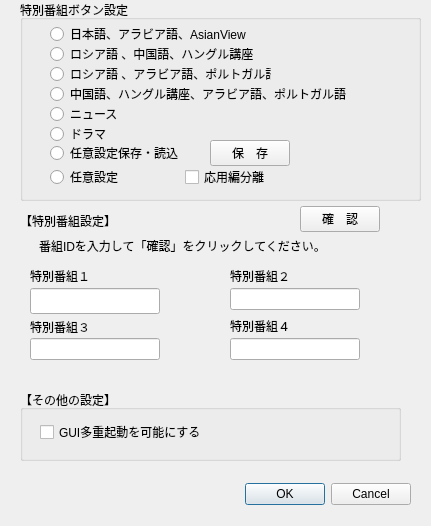
<?xml version="1.0" encoding="UTF-8"?>
<ui version="4.0">
 <class>Settingsdialog</class>
 <widget class="QDialog" name="Settingsdialog">
  <property name="geometry">
   <rect>
    <x>0</x>
    <y>0</y>
    <width>431</width>
    <height>526</height>
   </rect>
  </property>
  <property name="windowTitle">
   <string>特別番組・その他の設定</string>
  </property>
  <widget class="QDialogButtonBox" name="buttonBox">
   <property name="geometry">
    <rect>
     <x>110</x>
     <y>478</y>
     <width>301</width>
     <height>32</height>
    </rect>
   </property>
   <property name="orientation">
    <enum>Qt::Horizontal</enum>
   </property>
   <property name="standardButtons">
    <set>QDialogButtonBox::Cancel|QDialogButtonBox::Ok</set>
   </property>
  </widget>
  <widget class="QLineEdit" name="edit1">
   <property name="geometry">
    <rect>
     <x>30</x>
     <y>288</y>
     <width>130</width>
     <height>26</height>
    </rect>
   </property>
  </widget>
  <widget class="QLabel" name="label">
   <property name="geometry">
    <rect>
     <x>20</x>
     <y>210</y>
     <width>141</width>
     <height>21</height>
    </rect>
   </property>
   <property name="text">
    <string>【特別番組設定】</string>
   </property>
  </widget>
  <widget class="QLineEdit" name="edit2">
   <property name="geometry">
    <rect>
     <x>230</x>
     <y>288</y>
     <width>130</width>
     <height>22</height>
    </rect>
   </property>
  </widget>
  <widget class="QLineEdit" name="edit3">
   <property name="geometry">
    <rect>
     <x>30</x>
     <y>338</y>
     <width>130</width>
     <height>22</height>
    </rect>
   </property>
  </widget>
  <widget class="QLineEdit" name="edit4">
   <property name="geometry">
    <rect>
     <x>230</x>
     <y>338</y>
     <width>130</width>
     <height>22</height>
    </rect>
   </property>
  </widget>
  <widget class="QLabel" name="label_2">
   <property name="geometry">
    <rect>
     <x>30</x>
     <y>268</y>
     <width>191</width>
     <height>16</height>
    </rect>
   </property>
   <property name="text">
    <string>特別番組１</string>
   </property>
  </widget>
  <widget class="QLabel" name="label_3">
   <property name="geometry">
    <rect>
     <x>230</x>
     <y>268</y>
     <width>181</width>
     <height>16</height>
    </rect>
   </property>
   <property name="text">
    <string>特別番組２</string>
   </property>
  </widget>
  <widget class="QLabel" name="label_4">
   <property name="geometry">
    <rect>
     <x>30</x>
     <y>318</y>
     <width>191</width>
     <height>18</height>
    </rect>
   </property>
   <property name="text">
    <string>特別番組３</string>
   </property>
  </widget>
  <widget class="QLabel" name="label_5">
   <property name="geometry">
    <rect>
     <x>230</x>
     <y>318</y>
     <width>181</width>
     <height>16</height>
    </rect>
   </property>
   <property name="text">
    <string>特別番組４</string>
   </property>
  </widget>
  <widget class="QGroupBox" name="groupBox">
   <property name="geometry">
    <rect>
     <x>20</x>
     <y>0</y>
     <width>401</width>
     <height>201</height>
    </rect>
   </property>
   <property name="title">
    <string>特別番組ボタン設定</string>
   </property>
   <widget class="QRadioButton" name="radioButton_1">
    <property name="geometry">
     <rect>
      <x>30</x>
      <y>42</y>
      <width>231</width>
      <height>24</height>
     </rect>
    </property>
    <property name="text">
     <string>ロシア語 、中国語、ハングル講座</string>
    </property>
   </widget>
   <widget class="QRadioButton" name="radioButton_2">
    <property name="geometry">
     <rect>
      <x>30</x>
      <y>62</y>
      <width>221</width>
      <height>24</height>
     </rect>
    </property>
    <property name="text">
     <string>ロシア語 、アラビア語、ポルトガル語</string>
    </property>
   </widget>
   <widget class="QRadioButton" name="radioButton_9">
    <property name="geometry">
     <rect>
      <x>30</x>
      <y>165</y>
      <width>96</width>
      <height>24</height>
     </rect>
    </property>
    <property name="text">
     <string>任意設定</string>
    </property>
   </widget>
   <widget class="QRadioButton" name="radioButton_3">
    <property name="geometry">
     <rect>
      <x>30</x>
      <y>82</y>
      <width>361</width>
      <height>24</height>
     </rect>
    </property>
    <property name="text">
     <string>中国語、ハングル講座、アラビア語、ポルトガル語</string>
    </property>
   </widget>
   <widget class="QRadioButton" name="radioButton_5">
    <property name="geometry">
     <rect>
      <x>30</x>
      <y>122</y>
      <width>231</width>
      <height>24</height>
     </rect>
    </property>
    <property name="text">
     <string>ドラマ</string>
    </property>
   </widget>
   <widget class="QRadioButton" name="radioButton_6">
    <property name="geometry">
     <rect>
      <x>30</x>
      <y>141</y>
      <width>331</width>
      <height>24</height>
     </rect>
    </property>
    <property name="text">
     <string>任意設定保存・読込</string>
    </property>
   </widget>
   <widget class="QRadioButton" name="radioButton">
    <property name="geometry">
     <rect>
      <x>30</x>
      <y>22</y>
      <width>231</width>
      <height>24</height>
     </rect>
    </property>
    <property name="text">
     <string>日本語、アラビア語、AsianView</string>
    </property>
   </widget>
   <widget class="QRadioButton" name="radioButton_4">
    <property name="geometry">
     <rect>
      <x>30</x>
      <y>102</y>
      <width>251</width>
      <height>24</height>
     </rect>
    </property>
    <property name="text">
     <string>ニュース</string>
    </property>
   </widget>
   <widget class="QCheckBox" name="checkBox_1">
    <property name="geometry">
     <rect>
      <x>165</x>
      <y>165</y>
      <width>121</width>
      <height>24</height>
     </rect>
    </property>
    <property name="text">
     <string>応用編分離</string>
    </property>
   </widget>
   <widget class="QPushButton" name="pushButton_1">
    <property name="geometry">
     <rect>
      <x>190</x>
      <y>140</y>
      <width>80</width>
      <height>26</height>
     </rect>
    </property>
    <property name="text">
     <string>保　存</string>
    </property>
   </widget>
  </widget>
  <widget class="QPushButton" name="pushButton">
   <property name="geometry">
    <rect>
     <x>300</x>
     <y>206</y>
     <width>80</width>
     <height>26</height>
    </rect>
   </property>
   <property name="text">
    <string>確　認</string>
   </property>
  </widget>
  <widget class="QLabel" name="label_10">
   <property name="geometry">
    <rect>
     <x>39</x>
     <y>230</y>
     <width>391</width>
     <height>31</height>
    </rect>
   </property>
   <property name="text">
    <string>番組IDを入力して「確認」をクリックしてください。</string>
   </property>
  </widget>
  <widget class="QGroupBox" name="groupBox_2">
   <property name="geometry">
    <rect>
     <x>20</x>
     <y>390</y>
     <width>381</width>
     <height>71</height>
    </rect>
   </property>
   <property name="title">
    <string>【その他の設定】</string>
   </property>
   <widget class="QRadioButton" name="radioButton_10">
    <property name="geometry">
     <rect>
      <x>30</x>
      <y>165</y>
      <width>96</width>
      <height>24</height>
     </rect>
    </property>
    <property name="text">
     <string>任意設定</string>
    </property>
   </widget>
   <widget class="QRadioButton" name="radioButton_12">
    <property name="geometry">
     <rect>
      <x>30</x>
      <y>122</y>
      <width>231</width>
      <height>24</height>
     </rect>
    </property>
    <property name="text">
     <string>その他１</string>
    </property>
   </widget>
   <widget class="QRadioButton" name="radioButton_13">
    <property name="geometry">
     <rect>
      <x>30</x>
      <y>141</y>
      <width>221</width>
      <height>24</height>
     </rect>
    </property>
    <property name="text">
     <string>その他２</string>
    </property>
   </widget>
   <widget class="QCheckBox" name="checkBox_2">
    <property name="geometry">
     <rect>
      <x>165</x>
      <y>165</y>
      <width>121</width>
      <height>24</height>
     </rect>
    </property>
    <property name="text">
     <string>応用編分離</string>
    </property>
   </widget>
   <widget class="QCheckBox" name="checkBox">
    <property name="geometry">
     <rect>
      <x>20</x>
      <y>30</y>
      <width>361</width>
      <height>24</height>
     </rect>
    </property>
    <property name="text">
     <string>GUI多重起動を可能にする</string>
    </property>
   </widget>
  </widget>
 </widget>
 <resources/>
 <connections>
  <connection>
   <sender>pushButton_1</sender>
   <signal>clicked()</signal>
   <receiver>Settingsdialog</receiver>
   <slot>pushbutton_2()</slot>
   <hints>
    <hint type="sourcelabel">
     <x>248</x>
     <y>254</y>
    </hint>
    <hint type="destinationlabel">
     <x>157</x>
     <y>274</y>
    </hint>
   </hints>
  </connection>
  <connection>
   <sender>pushButton</sender>
   <signal>clicked()</signal>
   <receiver>Settingsdialog</receiver>
   <slot>pushbutton()</slot>
   <hints>
    <hint type="sourcelabel">
     <x>248</x>
     <y>254</y>
    </hint>
    <hint type="destinationlabel">
     <x>157</x>
     <y>274</y>
    </hint>
   </hints>
  </connection>
  <connection>
   <sender>buttonBox</sender>
   <signal>accepted()</signal>
   <receiver>Settingsdialog</receiver>
   <slot>accept()</slot>
   <hints>
    <hint type="sourcelabel">
     <x>248</x>
     <y>254</y>
    </hint>
    <hint type="destinationlabel">
     <x>157</x>
     <y>274</y>
    </hint>
   </hints>
  </connection>
  <connection>
   <sender>buttonBox</sender>
   <signal>rejected()</signal>
   <receiver>Settingsdialog</receiver>
   <slot>reject()</slot>
   <hints>
    <hint type="sourcelabel">
     <x>316</x>
     <y>260</y>
    </hint>
    <hint type="destinationlabel">
     <x>286</x>
     <y>274</y>
    </hint>
   </hints>
  </connection>
 </connections>
 <slots>
  <slot>pushbutton()</slot>
  <slot>pushbutton_2()</slot>
 </slots>
</ui>
